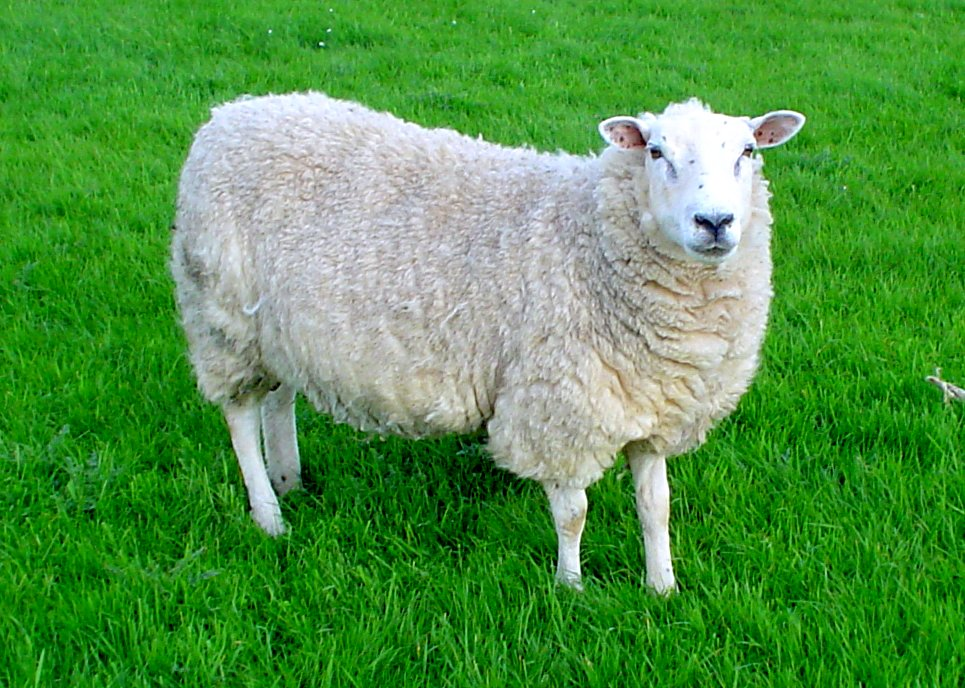
#> input picture input_image.jpg, 965 x 688 px
$ python main.py
#> lines starting #> are read from the running program, lines starting #| are printed output that depends on the picture
import numpy as np
import cv2
import matplotlib.pyplot as plt
from scipy.ndimage import convolve

# [84 lines of commented-out code are left out]

def my_canny(image, low_threshold, high_threshold, kernel_size=3, sigma=1):
    # Step 1: Gaussian blur
    def gaussian_kernel(size, sigma):
        kernel = np.fromfunction(lambda x, y: (1 / (2 * np.pi * sigma ** 2)) * np.exp(
            -((x - size // 2) ** 2 + (y - size // 2) ** 2) / (2 * sigma ** 2)), (size, size))
        return kernel / np.sum(kernel)

    def gaussian_blur(image, kernel_size, sigma):
#> called with kernel_size = 3, sigma = 1
        kernel = gaussian_kernel(kernel_size, sigma)
        return convolve(image.astype(np.float64), kernel)

    smoothed_image = gaussian_blur(image, kernel_size, sigma)

    # Step 2: Compute gradients (Sobel operators)
    def sobel_filters(image):
        sobel_x = np.array([[-1, 0, 1],
                            [-2, 0, 2],
                            [-1, 0, 1]])

        sobel_y = np.array([[-1, -2, -1],
                            [0, 0, 0],
                            [1, 2, 1]])

        grad_x = convolve(image, sobel_x)
        grad_y = convolve(image, sobel_y)
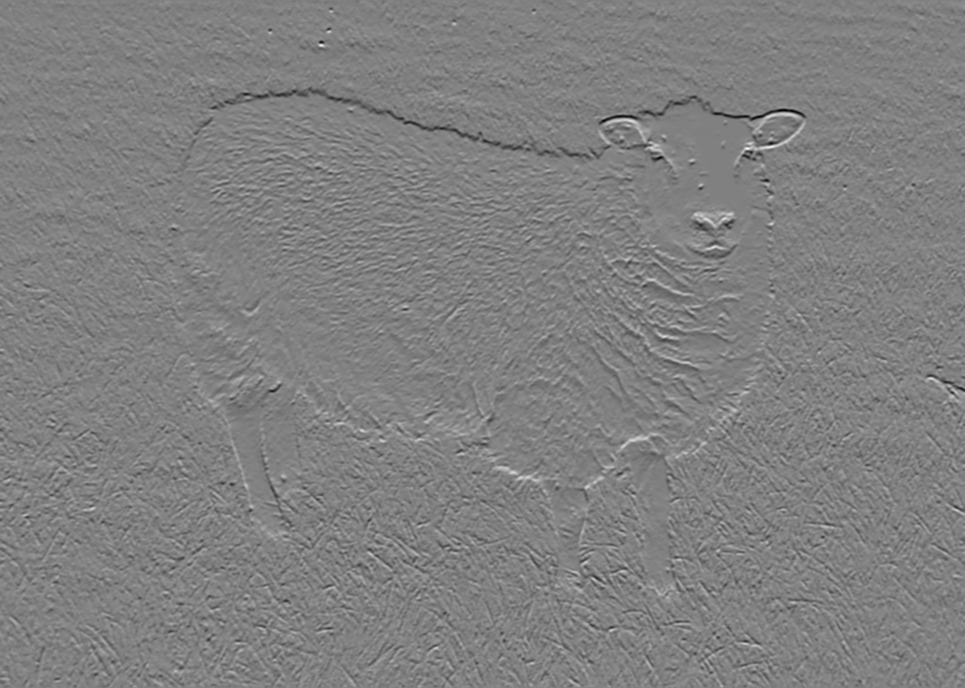
#> grad_y: shape (688, 965) float64; min -500.2, max 494, mean 0.5; drawn with min black and max white

        grad_magnitude = np.sqrt(grad_x ** 2 + grad_y ** 2)
        grad_direction = np.arctan2(grad_y, grad_x) * (180 / np.pi)
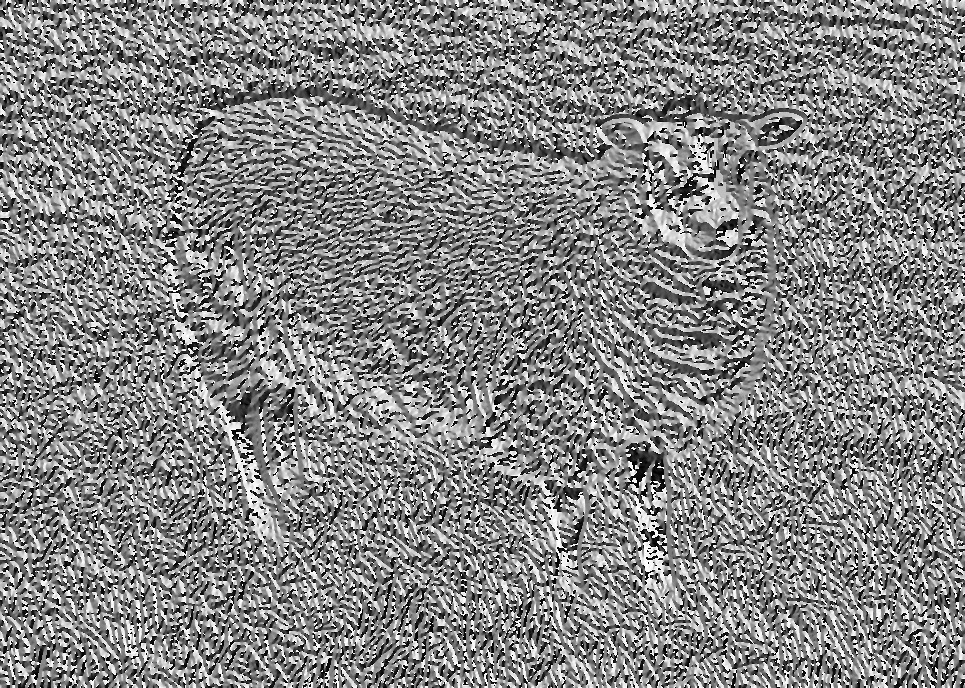
#> grad_direction: shape (688, 965) float64; min -180, max 180, mean 7.5; drawn with min black and max white

        return grad_magnitude, grad_direction

    grad_magnitude, grad_direction = sobel_filters(smoothed_image)

    # Step 3: Non-maximum suppression
    def non_max_suppression(grad_magnitude, grad_direction):
        suppressed = np.zeros(grad_magnitude.shape, dtype=np.float64)
        for i in range(1, grad_magnitude.shape[0] - 1):
            for j in range(1, grad_magnitude.shape[1] - 1):
                direction = grad_direction[i, j]
                mag = grad_magnitude[i, j]

                # Determine neighboring pixels in the gradient direction
                if (0 <= direction < 22.5) or (157.5 <= direction <= 180):
                    before, after = grad_magnitude[i, j - 1], grad_magnitude[i, j + 1]
                elif 22.5 <= direction < 67.5:
                    before, after = grad_magnitude[i - 1, j - 1], grad_magnitude[i + 1, j + 1]
                elif 67.5 <= direction < 112.5:
                    before, after = grad_magnitude[i - 1, j], grad_magnitude[i + 1, j]
                else:
                    before, after = grad_magnitude[i - 1, j + 1], grad_magnitude[i + 1, j - 1]

                # Compare neighboring pixels and keep only local maxima
                if mag >= before and mag >= after:
                    suppressed[i, j] = mag
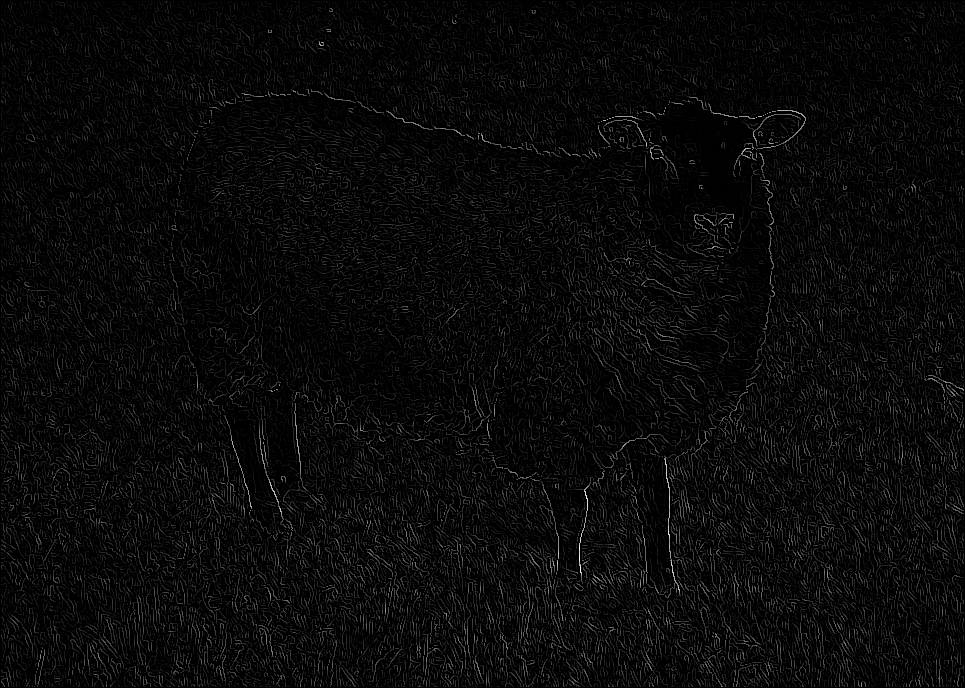
#> suppressed: shape (688, 965) float64; min 0, max 687.4, mean 25.4; drawn with min black and max white

        return suppressed

    suppressed_image = non_max_suppression(grad_magnitude, grad_direction)

    # Step 4: Double thresholding and edge tracking by hysteresis
    def apply_threshold(image, low_threshold, high_threshold):
#> called with low_threshold = 50, high_threshold = 100
        strong_edges = (image >= high_threshold)
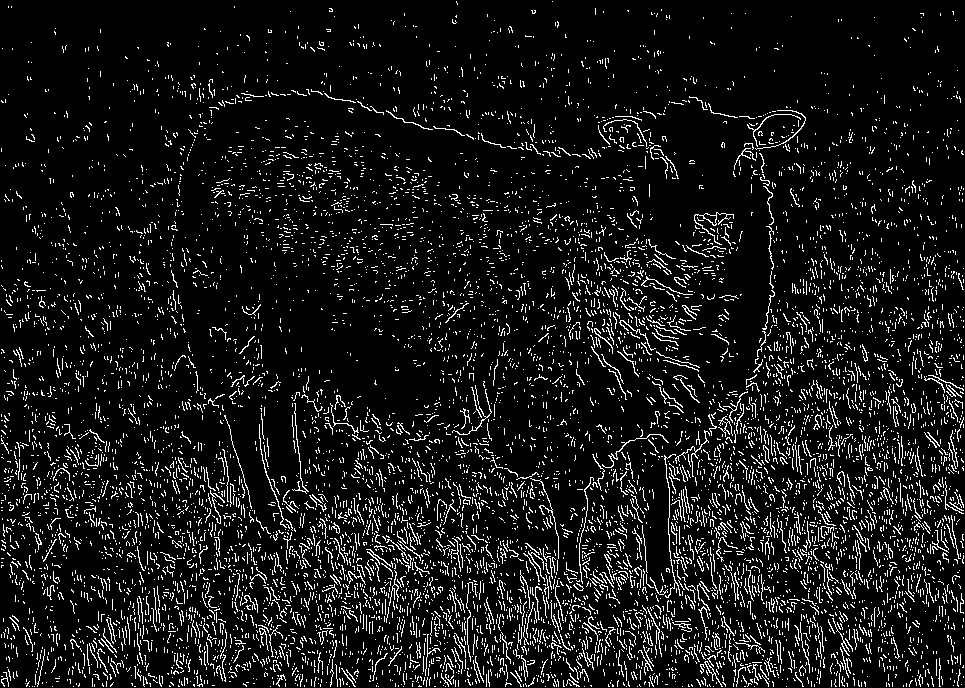
#> strong_edges: shape (688, 965) bool; 8.8% white in thin lines or dots
        weak_edges = (image < high_threshold) & (image >= low_threshold)
#> weak_edges: shape (688, 965) bool; 12.3% white in thin lines or dots
        return strong_edges.astype(np.uint8) * 255, weak_edges.astype(np.uint8) * 255

    low_threshold = int(low_threshold)
    high_threshold = int(high_threshold)

    strong_edges, weak_edges = apply_threshold(suppressed_image, low_threshold, high_threshold)
#> strong_edges: shape (688, 965); 8.8% white in thin lines or dots
#> weak_edges: shape (688, 965); 12.3% white in thin lines or dots

    # Step 5: Edge tracking by hysteresis
    def hysteresis_thresholding(strong_edges, weak_edges):
        h, w = strong_edges.shape
#> h = 688; w = 965
        for i in range(1, h - 1):
            for j in range(1, w - 1):
                if weak_edges[i, j]:
                    if np.any(strong_edges[i - 1:i + 2, j - 1:j + 2]):
                        strong_edges[i, j] = 255
                    else:
                        weak_edges[i, j] = 0
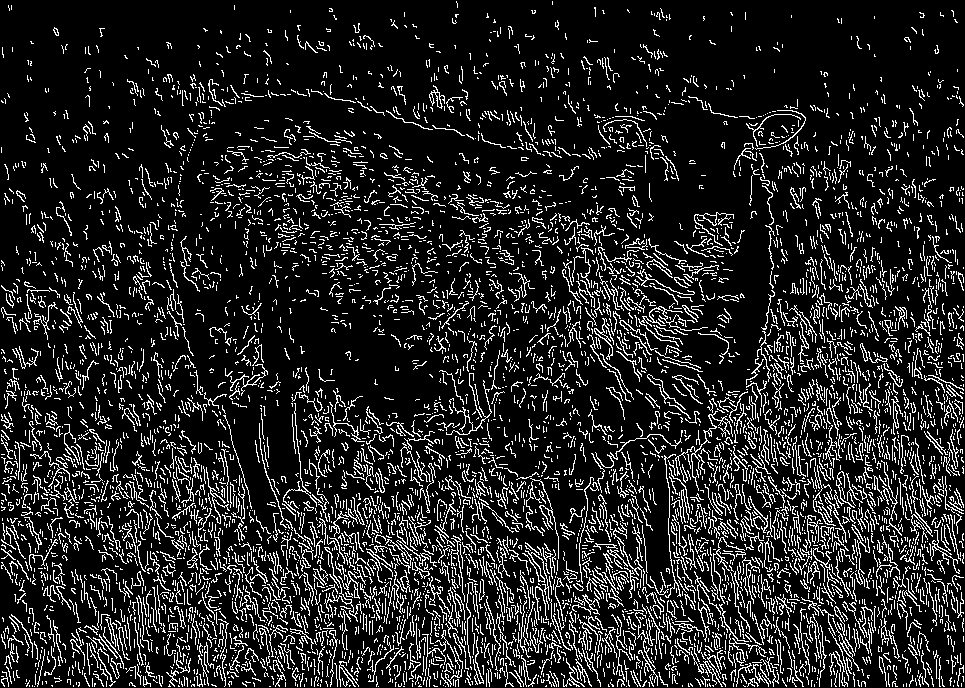
#> strong_edges: shape (688, 965); 13.9% white in thin lines or dots
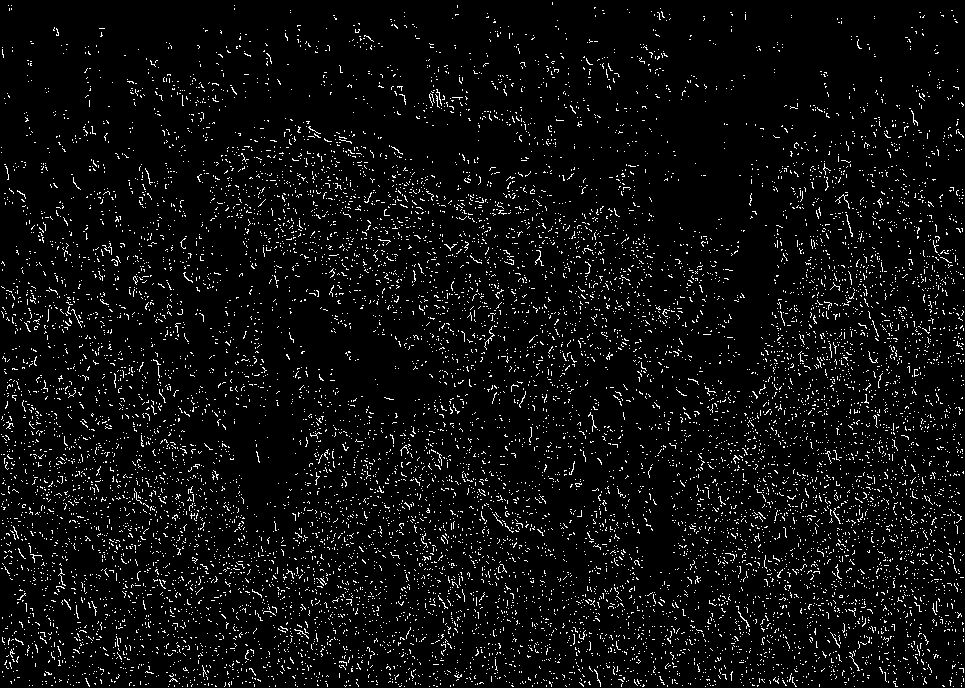
#> weak_edges: shape (688, 965); 5.2% white in thin lines or dots

        return strong_edges

    edges_image = hysteresis_thresholding(strong_edges, weak_edges)

    return edges_image.astype(np.uint8)


# Load an image
image = cv2.imread('input_image.jpg', cv2.IMREAD_GRAYSCALE)

# Parameters for Canny edge detection
low_threshold = 50
high_threshold = 100

# Apply your custom Canny method
edges_custom = my_canny(image, low_threshold, high_threshold)

# Apply OpenCV's Canny method for comparison
edges_opencv = cv2.Canny(image, low_threshold, high_threshold)
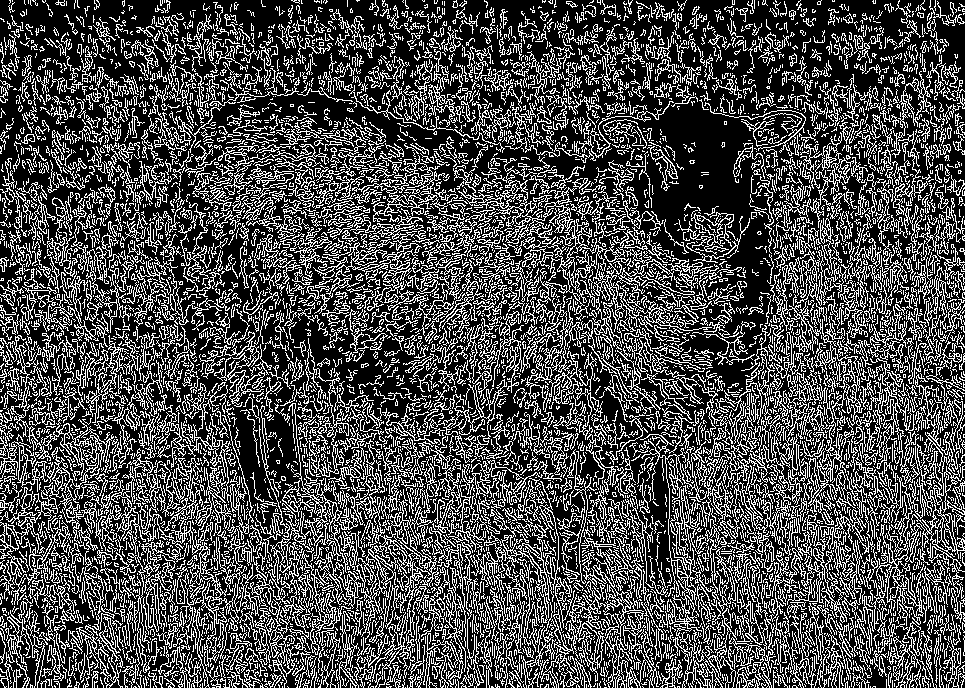
#> edges_opencv: shape (688, 965); 29.5% white in thin lines or dots

# Save custom Canny result
cv2.imwrite('custom_canny_output.jpg', edges_custom)

# Save OpenCV Canny result
cv2.imwrite('opencv_canny_output.jpg', edges_opencv)

# Display results using matplotlib
plt.figure(figsize=(12, 6))

plt.subplot(1, 3, 1)
plt.imshow(image, cmap='gray')
plt.title('Original Image')
plt.axis('off')

plt.subplot(1, 3, 2)
plt.imshow(edges_custom, cmap='gray')
plt.title('Custom Canny')
plt.axis('off')

plt.subplot(1, 3, 3)
plt.imshow(edges_opencv, cmap='gray')
plt.title('OpenCV Canny')
plt.axis('off')

plt.tight_layout()
plt.show()
